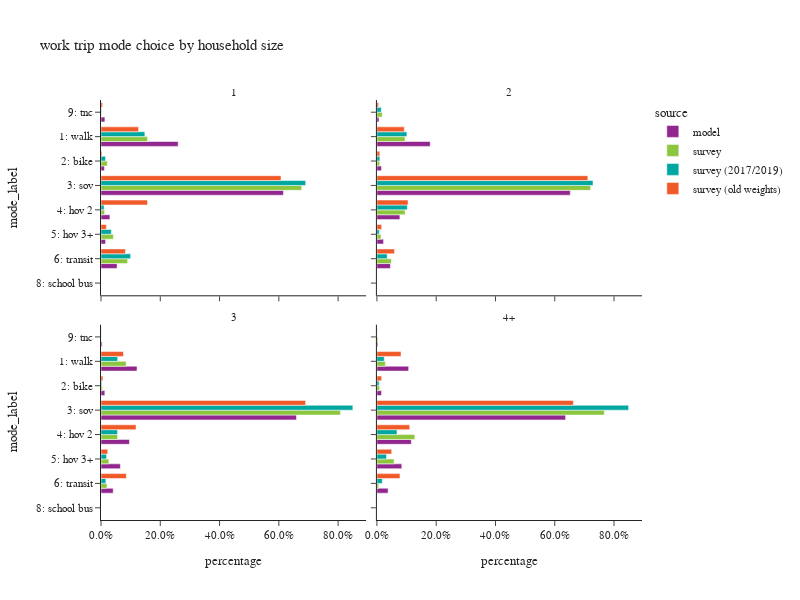

Notebook code for this chart:
### Code cell
plot_mode_choice(wk_trip,"hhsize_4+",
                 {"hhsize_4+":["1","2","3","4+"],
                  "mode_label":["1: walk","2: bike","3: sov","4: hov 2","5: hov 3+","6: transit",
                                   "8: school bus","9: other–survey only"]},
                 "household size",2,600)

### Figure 1 — Plotly figure (JSON) as saved in the notebook; plotly's stock layout.template omitted (floating-point values rounded to 4 significant figures)
{"data": [{"alignmentgroup": "True", "customdata": [[50552], [2261], [119605], [5828], [2985], [10524], [2562]], "hovertemplate": "source=model<br>hhsize_4+=1<br>percentage=%{x}<br>mode_label=%{y}<br>sample count=%{customdata[0]}<extra></extra>", "legendgroup": "model", "marker": {"color": "#91268F", "pattern": {"shape": ""}}, "name": "model", "offsetgroup": "model", "orientation": "h", "showlegend": true, "textposition": "auto", "type": "bar", "x": [0.2602, 0.01164, 0.6155, 0.02999, 0.01536, 0.05416, 0.01318], "xaxis": "x3", "y": ["1: walk", "2: bike", "3: sov", "4: hov 2", "5: hov 3+", "6: transit", "9: tnc"], "yaxis": "y3"}, {"alignmentgroup": "True", "customdata": [[73759], [6283], [267523], [31755], [9188], [18682], [2874]], "hovertemplate": "source=model<br>hhsize_4+=2<br>percentage=%{x}<br>mode_label=%{y}<br>sample count=%{customdata[0]}<extra></extra>", "legendgroup": "model", "marker": {"color": "#91268F", "pattern": {"shape": ""}}, "name": "model", "offsetgroup": "model", "orientation": "h", "showlegend": false, "textposition": "auto", "type": "bar", "x": [0.1799, 0.01532, 0.6524, 0.07744, 0.02241, 0.04556, 0.007009], "xaxis": "x4", "y": ["1: walk", "2: bike", "3: sov", "4: hov 2", "5: hov 3+", "6: transit", "9: tnc"], "yaxis": "y4"}, {"alignmentgroup": "True", "customdata": [[26644], [2841], [144498], [21021], [14314], [9012], [797]], "hovertemplate": "source=model<br>hhsize_4+=3<br>percentage=%{x}<br>mode_label=%{y}<br>sample count=%{customdata[0]}<extra></extra>", "legendgroup": "model", "marker": {"color": "#91268F", "pattern": {"shape": ""}}, "name": "model", "offsetgroup": "model", "orientation": "h", "showlegend": false, "textposition": "auto", "type": "bar", "x": [0.1216, 0.01297, 0.6594, 0.09593, 0.06532, 0.04113, 0.003637], "xaxis": "x", "y": ["1: walk", "2: bike", "3: sov", "4: hov 2", "5: hov 3+", "6: transit", "9: tnc"], "yaxis": "y"}, {"alignmentgroup": "True", "customdata": [[40119], [5778], [238498], [43481], [31433], [14142], [1169]], "hovertemplate": "source=model<br>hhsize_4+=4+<br>percentage=%{x}<br>mode_label=%{y}<br>sample count=%{customdata[0]}<extra></extra>", "legendgroup": "model", "marker": {"color": "#91268F", "pattern": {"shape": ""}}, "name": "model", "offsetgroup": "model", "orientation": "h", "showlegend": false, "textposition": "auto", "type": "bar", "x": [0.1071, 0.01542, 0.6366, 0.1161, 0.08391, 0.03775, 0.00312], "xaxis": "x2", "y": ["1: walk", "2: bike", "3: sov", "4: hov 2", "5: hov 3+", "6: transit", "9: tnc"], "yaxis": "y2"}, {"alignmentgroup": "True", "customdata": [[159], [41], [422], [11], [19], [99], [4]], "hovertemplate": "source=survey<br>hhsize_4+=1<br>percentage=%{x}<br>mode_label=%{y}<br>sample count=%{customdata[0]}<extra></extra>", "legendgroup": "survey", "marker": {"color": "#8CC63E", "pattern": {"shape": ""}}, "name": "survey", "offsetgroup": "survey", "orientation": "h", "showlegend": true, "textposition": "auto", "type": "bar", "x": [0.157, 0.02136, 0.6768, 0.01199, 0.04173, 0.08976, 0.001389], "xaxis": "x3", "y": ["1: walk", "2: bike", "3: sov", "4: hov 2", "5: hov 3+", "6: transit", "9: tnc"], "yaxis": "y3"}, {"alignmentgroup": "True", "customdata": [[140], [57], [592], [83], [19], [109], [7]], "hovertemplate": "source=survey<br>hhsize_4+=2<br>percentage=%{x}<br>mode_label=%{y}<br>sample count=%{customdata[0]}<extra></extra>", "legendgroup": "survey", "marker": {"color": "#8CC63E", "pattern": {"shape": ""}}, "name": "survey", "offsetgroup": "survey", "orientation": "h", "showlegend": false, "textposition": "auto", "type": "bar", "x": [0.09465, 0.009325, 0.7209, 0.09508, 0.01362, 0.04852, 0.01791], "xaxis": "x4", "y": ["1: walk", "2: bike", "3: sov", "4: hov 2", "5: hov 3+", "6: transit", "9: tnc"], "yaxis": "y4"}, {"alignmentgroup": "True", "customdata": [[33], [11], [270], [12], [9], [24], [1]], "hovertemplate": "source=survey<br>hhsize_4+=3<br>percentage=%{x}<br>mode_label=%{y}<br>sample count=%{customdata[0]}<extra></extra>", "legendgroup": "survey", "marker": {"color": "#8CC63E", "pattern": {"shape": ""}}, "name": "survey", "offsetgroup": "survey", "orientation": "h", "showlegend": false, "textposition": "auto", "type": "bar", "x": [0.08493, 0.004723, 0.8076, 0.05596, 0.02637, 0.01997, 0.0004131], "xaxis": "x", "y": ["1: walk", "2: bike", "3: sov", "4: hov 2", "5: hov 3+", "6: transit", "9: tnc"], "yaxis": "y"}, {"alignmentgroup": "True", "customdata": [[17], [14], [313], [30], [13], [16], [2]], "hovertemplate": "source=survey<br>hhsize_4+=4+<br>percentage=%{x}<br>mode_label=%{y}<br>sample count=%{customdata[0]}<extra></extra>", "legendgroup": "survey", "marker": {"color": "#8CC63E", "pattern": {"shape": ""}}, "name": "survey", "offsetgroup": "survey", "orientation": "h", "showlegend": false, "textposition": "auto", "type": "bar", "x": [0.02836, 0.00901, 0.7673, 0.1279, 0.05795, 0.006057, 0.003398], "xaxis": "x2", "y": ["1: walk", "2: bike", "3: sov", "4: hov 2", "5: hov 3+", "6: transit", "9: tnc"], "yaxis": "y2"}, {"alignmentgroup": "True", "customdata": [[164], [45], [436], [15], [17], [113], [4]], "hovertemplate": "source=survey (2017/2019)<br>hhsize_4+=1<br>percentage=%{x}<br>mode_label=%{y}<br>sample count=%{customdata[0]}<extra></extra>", "legendgroup": "survey (2017/2019)", "marker": {"color": "#00A7A0", "pattern": {"shape": ""}}, "name": "survey (2017/2019)", "offsetgroup": "survey (2017/2019)", "orientation": "h", "showlegend": true, "textposition": "auto", "type": "bar", "x": [0.1479, 0.01526, 0.6905, 0.01026, 0.0347, 0.09994, 0.001472], "xaxis": "x3", "y": ["1: walk", "2: bike", "3: sov", "4: hov 2", "5: hov 3+", "6: transit", "9: tnc"], "yaxis": "y3"}, {"alignmentgroup": "True", "customdata": [[127], [64], [580], [90], [20], [106], [6]], "hovertemplate": "source=survey (2017/2019)<br>hhsize_4+=2<br>percentage=%{x}<br>mode_label=%{y}<br>sample count=%{customdata[0]}<extra></extra>", "legendgroup": "survey (2017/2019)", "marker": {"color": "#00A7A0", "pattern": {"shape": ""}}, "name": "survey (2017/2019)", "offsetgroup": "survey (2017/2019)", "orientation": "h", "showlegend": false, "textposition": "auto", "type": "bar", "x": [0.1011, 0.0101, 0.729, 0.1025, 0.008015, 0.03464, 0.01459], "xaxis": "x4", "y": ["1: walk", "2: bike", "3: sov", "4: hov 2", "5: hov 3+", "6: transit", "9: tnc"], "yaxis": "y4"}, {"alignmentgroup": "True", "customdata": [[29], [12], [253], [11], [8], [21], [1]], "hovertemplate": "source=survey (2017/2019)<br>hhsize_4+=3<br>percentage=%{x}<br>mode_label=%{y}<br>sample count=%{customdata[0]}<extra></extra>", "legendgroup": "survey (2017/2019)", "marker": {"color": "#00A7A0", "pattern": {"shape": ""}}, "name": "survey (2017/2019)", "offsetgroup": "survey (2017/2019)", "orientation": "h", "showlegend": false, "textposition": "auto", "type": "bar", "x": [0.05625, 0.002707, 0.8497, 0.05565, 0.01873, 0.01628, 0.0007122], "xaxis": "x", "y": ["1: walk", "2: bike", "3: sov", "4: hov 2", "5: hov 3+", "6: transit", "9: tnc"], "yaxis": "y"}, {"alignmentgroup": "True", "customdata": [[12], [13], [293], [24], [12], [14]], "hovertemplate": "source=survey (2017/2019)<br>hhsize_4+=4+<br>percentage=%{x}<br>mode_label=%{y}<br>sample count=%{customdata[0]}<extra></extra>", "legendgroup": "survey (2017/2019)", "marker": {"color": "#00A7A0", "pattern": {"shape": ""}}, "name": "survey (2017/2019)", "offsetgroup": "survey (2017/2019)", "orientation": "h", "showlegend": false, "textposition": "auto", "type": "bar", "x": [0.0249, 0.007539, 0.8492, 0.06781, 0.0325, 0.01806], "xaxis": "x2", "y": ["1: walk", "2: bike", "3: sov", "4: hov 2", "5: hov 3+", "6: transit"], "yaxis": "y2"}, {"alignmentgroup": "True", "customdata": [[563], [63], [857], [96], [33], [455], [38]], "hovertemplate": "source=survey (old weights)<br>hhsize_4+=1<br>percentage=%{x}<br>mode_label=%{y}<br>sample count=%{customdata[0]}<extra></extra>", "legendgroup": "survey (old weights)", "marker": {"color": "#F05A28", "pattern": {"shape": ""}}, "name": "survey (old weights)", "offsetgroup": "survey (old weights)", "orientation": "h", "showlegend": true, "textposition": "auto", "type": "bar", "x": [0.1269, 0.003245, 0.6073, 0.1569, 0.01794, 0.08242, 0.005293], "xaxis": "x3", "y": ["1: walk", "2: bike", "3: sov", "4: hov 2", "5: hov 3+", "6: transit", "9: tnc"], "yaxis": "y3"}, {"alignmentgroup": "True", "customdata": [[684], [112], [1594], [322], [69], [716], [8], [37]], "hovertemplate": "source=survey (old weights)<br>hhsize_4+=2<br>percentage=%{x}<br>mode_label=%{y}<br>sample count=%{customdata[0]}<extra></extra>", "legendgroup": "survey (old weights)", "marker": {"color": "#F05A28", "pattern": {"shape": ""}}, "name": "survey (old weights)", "offsetgroup": "survey (old weights)", "orientation": "h", "showlegend": false, "textposition": "auto", "type": "bar", "x": [0.09244, 0.009748, 0.7117, 0.105, 0.01595, 0.05934, 0.0002581, 0.00554], "xaxis": "x4", "y": ["1: walk", "2: bike", "3: sov", "4: hov 2", "5: hov 3+", "6: transit", "8: school bus", "9: tnc"], "yaxis": "y4"}, {"alignmentgroup": "True", "customdata": [[141], [31], [537], [104], [39], [173], [3], [13]], "hovertemplate": "source=survey (old weights)<br>hhsize_4+=3<br>percentage=%{x}<br>mode_label=%{y}<br>sample count=%{customdata[0]}<extra></extra>", "legendgroup": "survey (old weights)", "marker": {"color": "#F05A28", "pattern": {"shape": ""}}, "name": "survey (old weights)", "offsetgroup": "survey (old weights)", "orientation": "h", "showlegend": false, "textposition": "auto", "type": "bar", "x": [0.07582, 0.006578, 0.6904, 0.1182, 0.02276, 0.08555, 1.403e-05, 0.0007101], "xaxis": "x", "y": ["1: walk", "2: bike", "3: sov", "4: hov 2", "5: hov 3+", "6: transit", "8: school bus", "9: tnc"], "yaxis": "y"}, {"alignmentgroup": "True", "customdata": [[87], [33], [515], [73], [50], [130], [1], [3]], "hovertemplate": "source=survey (old weights)<br>hhsize_4+=4+<br>percentage=%{x}<br>mode_label=%{y}<br>sample count=%{customdata[0]}<extra></extra>", "legendgroup": "survey (old weights)", "marker": {"color": "#F05A28", "pattern": {"shape": ""}}, "name": "survey (old weights)", "offsetgroup": "survey (old weights)", "orientation": "h", "showlegend": false, "textposition": "auto", "type": "bar", "x": [0.08136, 0.01593, 0.6629, 0.1107, 0.04988, 0.07776, 0.0005183, 0.0009589], "xaxis": "x2", "y": ["1: walk", "2: bike", "3: sov", "4: hov 2", "5: hov 3+", "6: transit", "8: school bus", "9: tnc"], "yaxis": "y2"}], "layout": {"annotations": [{"font": {}, "showarrow": false, "text": "3", "x": 0.245, "xanchor": "center", "xref": "paper", "y": 0.465, "yanchor": "bottom", "yref": "paper"}, {"font": {}, "showarrow": false, "text": "4+", "x": 0.755, "xanchor": "center", "xref": "paper", "y": 0.465, "yanchor": "bottom", "yref": "paper"}, {"font": {}, "showarrow": false, "text": "1", "x": 0.245, "xanchor": "center", "xref": "paper", "y": 1.0, "yanchor": "bottom", "yref": "paper"}, {"font": {}, "showarrow": false, "text": "2", "x": 0.755, "xanchor": "center", "xref": "paper", "y": 1.0, "yanchor": "bottom", "yref": "paper"}], "barmode": "group", "height": 600, "legend": {"title": {"text": "source"}, "tracegroupgap": 0}, "title": {"text": "work trip mode choice by household size"}, "width": 800, "xaxis": {"anchor": "y", "domain": [0.0, 0.49], "tickformat": ".1%", "title": {"text": "percentage"}}, "xaxis2": {"anchor": "y2", "domain": [0.51, 1.0], "matches": "x", "tickformat": ".1%", "title": {"text": "percentage"}}, "xaxis3": {"anchor": "y3", "domain": [0.0, 0.49], "matches": "x", "showticklabels": false, "tickformat": ".1%"}, "xaxis4": {"anchor": "y4", "domain": [0.51, 1.0], "matches": "x", "showticklabels": false, "tickformat": ".1%"}, "yaxis": {"anchor": "x", "categoryarray": ["9: other–survey only", "8: school bus", "6: transit", "5: hov 3+", "4: hov 2", "3: sov", "2: bike", "1: walk"], "categoryorder": "array", "domain": [0.0, 0.465], "title": {"text": "mode_label"}}, "yaxis2": {"anchor": "x2", "domain": [0.0, 0.465], "matches": "y", "showticklabels": false}, "yaxis3": {"anchor": "x3", "categoryarray": ["9: other–survey only", "8: school bus", "6: transit", "5: hov 3+", "4: hov 2", "3: sov", "2: bike", "1: walk"], "categoryorder": "array", "domain": [0.535, 1.0], "matches": "y", "title": {"text": "mode_label"}}, "yaxis4": {"anchor": "x4", "domain": [0.535, 1.0], "matches": "y", "showticklabels": false}}}
